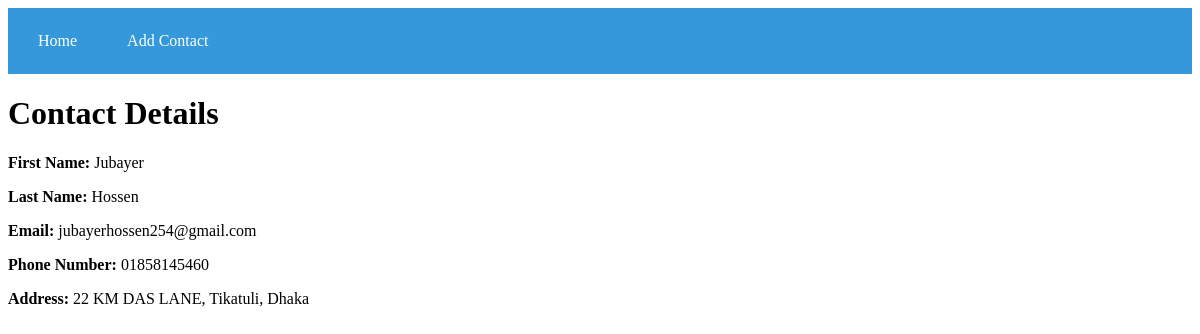
/app/contact_detail/2, run on the app's committed database.
### app/models.py (models this page shows, shortened)
class Contact_Book(models.Model):
    first_name = models.CharField(max_length=50)
    last_name = models.CharField(max_length=50)
    email = models.EmailField(unique=True)
    phone_number = models.CharField(max_length=15, unique=True)
    address = models.TextField()

### app/views.py (the view)
# urls.py: path('contact_detail/<int:pk>', views.contact_detail, name = 'contact_detail'),
def contact_detail(request, pk):
    try:
        contact = Contact_Book.objects.get(pk=pk)
        return render(request, 'contact_detail.html', {'contact': contact})
    except Contact_Book.DoesNotExist:
            return HttpResponse('Contact does not exist')

### app/templates/contact_detail.html
{% extends 'base.html' %}
{% block content %}
    <h1>Contact Details</h1>
    <p><strong>First Name:</strong> {{ contact.first_name }}</p>
    <p><strong>Last Name:</strong> {{ contact.last_name }}</p>
    <p><strong>Email:</strong> {{ contact.email }}</p>
    <p><strong>Phone Number:</strong> {{ contact.phone_number }}</p>
    <p><strong>Address:</strong> {{ contact.address }}</p>
{% endblock %}

### data on the page
Contact_Book: first_name "Jubayer", last_name "Hossen", email "jubayerhossen254@gmail.com", phone_number "01858145460", address "22 KM DAS LANE, Tikatuli, Dhaka"
